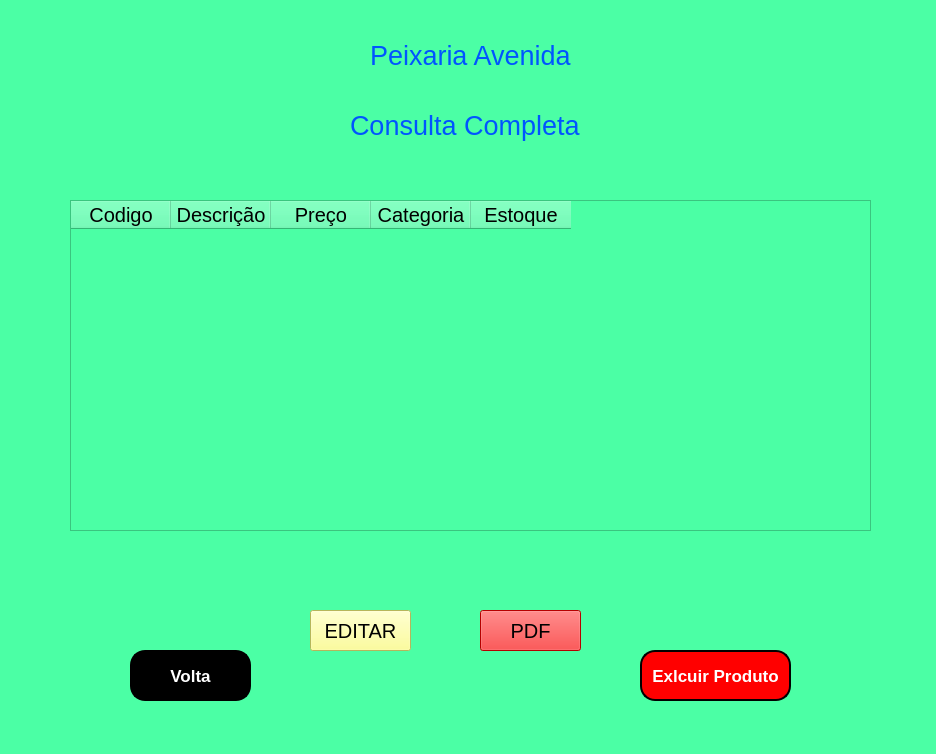
<?xml version="1.0" encoding="UTF-8"?>
<ui version="4.0">
 <class>MainWindow</class>
 <widget class="QMainWindow" name="MainWindow">
  <property name="geometry">
   <rect>
    <x>0</x>
    <y>0</y>
    <width>936</width>
    <height>754</height>
   </rect>
  </property>
  <property name="windowTitle">
   <string>MainWindow</string>
  </property>
  <property name="styleSheet">
   <string notr="true">background-color: rgb(75, 255, 165);</string>
  </property>
  <widget class="QWidget" name="centralwidget">
   <widget class="QPushButton" name="pushButton_6">
    <property name="geometry">
     <rect>
      <x>130</x>
      <y>650</y>
      <width>121</width>
      <height>51</height>
     </rect>
    </property>
    <property name="font">
     <font>
      <pointsize>13</pointsize>
      <weight>75</weight>
      <bold>true</bold>
     </font>
    </property>
    <property name="styleSheet">
     <string notr="true">background-color: rgb(555, 102, 255);
color: rgb(255, 255, 255);
border-style: outset;
border-width: 2px;
border-radius: 15px;
border-color: black;</string>
    </property>
    <property name="text">
     <string>Volta</string>
    </property>
   </widget>
   <widget class="QLabel" name="label_6">
    <property name="geometry">
     <rect>
      <x>350</x>
      <y>110</y>
      <width>251</width>
      <height>31</height>
     </rect>
    </property>
    <property name="font">
     <font>
      <pointsize>20</pointsize>
     </font>
    </property>
    <property name="styleSheet">
     <string notr="true">color: rgb(0, 85, 255);</string>
    </property>
    <property name="text">
     <string>Consulta Completa</string>
    </property>
   </widget>
   <widget class="QLabel" name="label_5">
    <property name="geometry">
     <rect>
      <x>370</x>
      <y>40</y>
      <width>201</width>
      <height>31</height>
     </rect>
    </property>
    <property name="font">
     <font>
      <pointsize>20</pointsize>
     </font>
    </property>
    <property name="styleSheet">
     <string notr="true">color: rgb(0, 85, 255);</string>
    </property>
    <property name="text">
     <string>Peixaria Avenida</string>
    </property>
   </widget>
   <widget class="QLabel" name="label_2">
    <property name="geometry">
     <rect>
      <x>660</x>
      <y>60</y>
      <width>31</width>
      <height>61</height>
     </rect>
    </property>
    <property name="text">
     <string/>
    </property>
    <property name="pixmap">
     <pixmap>usuario.png</pixmap>
    </property>
   </widget>
   <widget class="QPushButton" name="pushButton_4">
    <property name="geometry">
     <rect>
      <x>640</x>
      <y>650</y>
      <width>151</width>
      <height>51</height>
     </rect>
    </property>
    <property name="font">
     <font>
      <pointsize>13</pointsize>
      <weight>75</weight>
      <bold>true</bold>
     </font>
    </property>
    <property name="styleSheet">
     <string notr="true">background-color: rgb(255, 0, 0);
color: rgb(255, 255, 255);
border-style: outset;
border-width: 2px;
border-radius: 15px;
border-color: black;</string>
    </property>
    <property name="text">
     <string>Exlcuir Produto</string>
    </property>
   </widget>
   <widget class="QPushButton" name="pushButton">
    <property name="geometry">
     <rect>
      <x>480</x>
      <y>610</y>
      <width>101</width>
      <height>41</height>
     </rect>
    </property>
    <property name="font">
     <font>
      <pointsize>15</pointsize>
     </font>
    </property>
    <property name="styleSheet">
     <string notr="true">background-color: rgb(255, 0, 0);</string>
    </property>
    <property name="text">
     <string>PDF</string>
    </property>
   </widget>
   <widget class="QPushButton" name="pushButton_3">
    <property name="geometry">
     <rect>
      <x>310</x>
      <y>610</y>
      <width>101</width>
      <height>41</height>
     </rect>
    </property>
    <property name="font">
     <font>
      <pointsize>15</pointsize>
     </font>
    </property>
    <property name="styleSheet">
     <string notr="true">background-color: rgb(255, 255, 127);</string>
    </property>
    <property name="text">
     <string>EDITAR</string>
    </property>
   </widget>
   <widget class="QTableWidget" name="tableWidget">
    <property name="geometry">
     <rect>
      <x>70</x>
      <y>200</y>
      <width>801</width>
      <height>331</height>
     </rect>
    </property>
    <column>
     <property name="text">
      <string>Codigo</string>
     </property>
     <property name="font">
      <font>
       <pointsize>15</pointsize>
      </font>
     </property>
     <property name="textAlignment">
      <set>AlignCenter</set>
     </property>
     <property name="background">
      <color alpha="225">
       <red>0</red>
       <green>85</green>
       <blue>225</blue>
      </color>
     </property>
    </column>
    <column>
     <property name="text">
      <string>Descrição</string>
     </property>
     <property name="font">
      <font>
       <pointsize>15</pointsize>
      </font>
     </property>
     <property name="textAlignment">
      <set>AlignCenter</set>
     </property>
     <property name="background">
      <color alpha="225">
       <red>0</red>
       <green>85</green>
       <blue>225</blue>
      </color>
     </property>
    </column>
    <column>
     <property name="text">
      <string>Preço</string>
     </property>
     <property name="font">
      <font>
       <pointsize>15</pointsize>
      </font>
     </property>
     <property name="textAlignment">
      <set>AlignCenter</set>
     </property>
     <property name="background">
      <color alpha="225">
       <red>0</red>
       <green>85</green>
       <blue>225</blue>
      </color>
     </property>
    </column>
    <column>
     <property name="text">
      <string>Categoria</string>
     </property>
     <property name="font">
      <font>
       <pointsize>15</pointsize>
      </font>
     </property>
     <property name="textAlignment">
      <set>AlignCenter</set>
     </property>
     <property name="background">
      <color alpha="225">
       <red>0</red>
       <green>85</green>
       <blue>225</blue>
      </color>
     </property>
    </column>
    <column>
     <property name="text">
      <string>Estoque</string>
     </property>
     <property name="font">
      <font>
       <pointsize>15</pointsize>
      </font>
     </property>
     <property name="textAlignment">
      <set>AlignCenter</set>
     </property>
     <property name="background">
      <color>
       <red>0</red>
       <green>85</green>
       <blue>225</blue>
      </color>
     </property>
    </column>
   </widget>
   <zorder>label_2</zorder>
   <zorder>pushButton_6</zorder>
   <zorder>label_6</zorder>
   <zorder>label_5</zorder>
   <zorder>pushButton_4</zorder>
   <zorder>pushButton</zorder>
   <zorder>pushButton_3</zorder>
   <zorder>tableWidget</zorder>
  </widget>
  <widget class="QMenuBar" name="menubar">
   <property name="geometry">
    <rect>
     <x>0</x>
     <y>0</y>
     <width>936</width>
     <height>22</height>
    </rect>
   </property>
  </widget>
  <widget class="QStatusBar" name="statusbar"/>
 </widget>
 <resources/>
 <connections/>
</ui>
